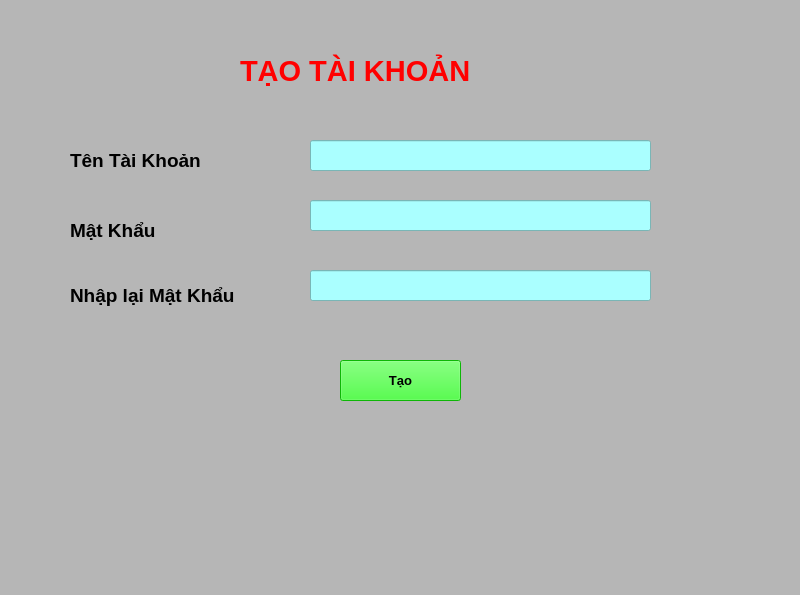
<?xml version="1.0" encoding="UTF-8"?>
<ui version="4.0">
 <class>MainWindow</class>
 <widget class="QMainWindow" name="MainWindow">
  <property name="geometry">
   <rect>
    <x>0</x>
    <y>0</y>
    <width>800</width>
    <height>595</height>
   </rect>
  </property>
  <property name="windowTitle">
   <string>MainWindow</string>
  </property>
  <property name="styleSheet">
   <string notr="true">background-color: rgb(182, 182, 182);</string>
  </property>
  <widget class="QWidget" name="centralwidget">
   <widget class="QLabel" name="label">
    <property name="geometry">
     <rect>
      <x>240</x>
      <y>40</y>
      <width>311</width>
      <height>61</height>
     </rect>
    </property>
    <property name="font">
     <font>
      <pointsize>22</pointsize>
      <weight>75</weight>
      <bold>true</bold>
     </font>
    </property>
    <property name="styleSheet">
     <string notr="true">
color: rgb(255, 0, 0);</string>
    </property>
    <property name="text">
     <string>TẠO TÀI KHOẢN</string>
    </property>
   </widget>
   <widget class="QLabel" name="label_2">
    <property name="geometry">
     <rect>
      <x>70</x>
      <y>150</y>
      <width>171</width>
      <height>21</height>
     </rect>
    </property>
    <property name="font">
     <font>
      <pointsize>14</pointsize>
      <weight>75</weight>
      <bold>true</bold>
     </font>
    </property>
    <property name="text">
     <string>Tên Tài Khoản</string>
    </property>
   </widget>
   <widget class="QLabel" name="label_3">
    <property name="geometry">
     <rect>
      <x>70</x>
      <y>220</y>
      <width>121</width>
      <height>21</height>
     </rect>
    </property>
    <property name="font">
     <font>
      <pointsize>14</pointsize>
      <weight>75</weight>
      <bold>true</bold>
     </font>
    </property>
    <property name="text">
     <string>Mật Khẩu</string>
    </property>
   </widget>
   <widget class="QLabel" name="label_4">
    <property name="geometry">
     <rect>
      <x>70</x>
      <y>280</y>
      <width>221</width>
      <height>31</height>
     </rect>
    </property>
    <property name="font">
     <font>
      <pointsize>14</pointsize>
      <weight>75</weight>
      <bold>true</bold>
     </font>
    </property>
    <property name="text">
     <string>Nhập lại Mật Khẩu</string>
    </property>
   </widget>
   <widget class="QLineEdit" name="username_tk">
    <property name="geometry">
     <rect>
      <x>310</x>
      <y>140</y>
      <width>341</width>
      <height>31</height>
     </rect>
    </property>
    <property name="styleSheet">
     <string notr="true">background-color: rgb(170, 255, 255);
border-top-color: rgb(0, 0, 0);</string>
    </property>
   </widget>
   <widget class="QLineEdit" name="pass_tk">
    <property name="geometry">
     <rect>
      <x>310</x>
      <y>200</y>
      <width>341</width>
      <height>31</height>
     </rect>
    </property>
    <property name="styleSheet">
     <string notr="true">background-color: rgb(170, 255, 255);
border-top-color: rgb(0, 0, 0);</string>
    </property>
    <property name="echoMode">
     <enum>QLineEdit::Password</enum>
    </property>
   </widget>
   <widget class="QLineEdit" name="comfimpass">
    <property name="geometry">
     <rect>
      <x>310</x>
      <y>270</y>
      <width>341</width>
      <height>31</height>
     </rect>
    </property>
    <property name="styleSheet">
     <string notr="true">background-color: rgb(170, 255, 255);
border-top-color: rgb(0, 0, 0);</string>
    </property>
    <property name="echoMode">
     <enum>QLineEdit::Password</enum>
    </property>
   </widget>
   <widget class="QPushButton" name="click_tk">
    <property name="geometry">
     <rect>
      <x>340</x>
      <y>360</y>
      <width>121</width>
      <height>41</height>
     </rect>
    </property>
    <property name="font">
     <font>
      <pointsize>10</pointsize>
      <weight>75</weight>
      <bold>true</bold>
     </font>
    </property>
    <property name="styleSheet">
     <string notr="true">background-color: rgb(20, 255, 8);</string>
    </property>
    <property name="text">
     <string>Tạo</string>
    </property>
   </widget>
  </widget>
  <widget class="QMenuBar" name="menubar">
   <property name="geometry">
    <rect>
     <x>0</x>
     <y>0</y>
     <width>800</width>
     <height>26</height>
    </rect>
   </property>
  </widget>
  <widget class="QStatusBar" name="statusbar"/>
 </widget>
 <resources/>
 <connections/>
</ui>
